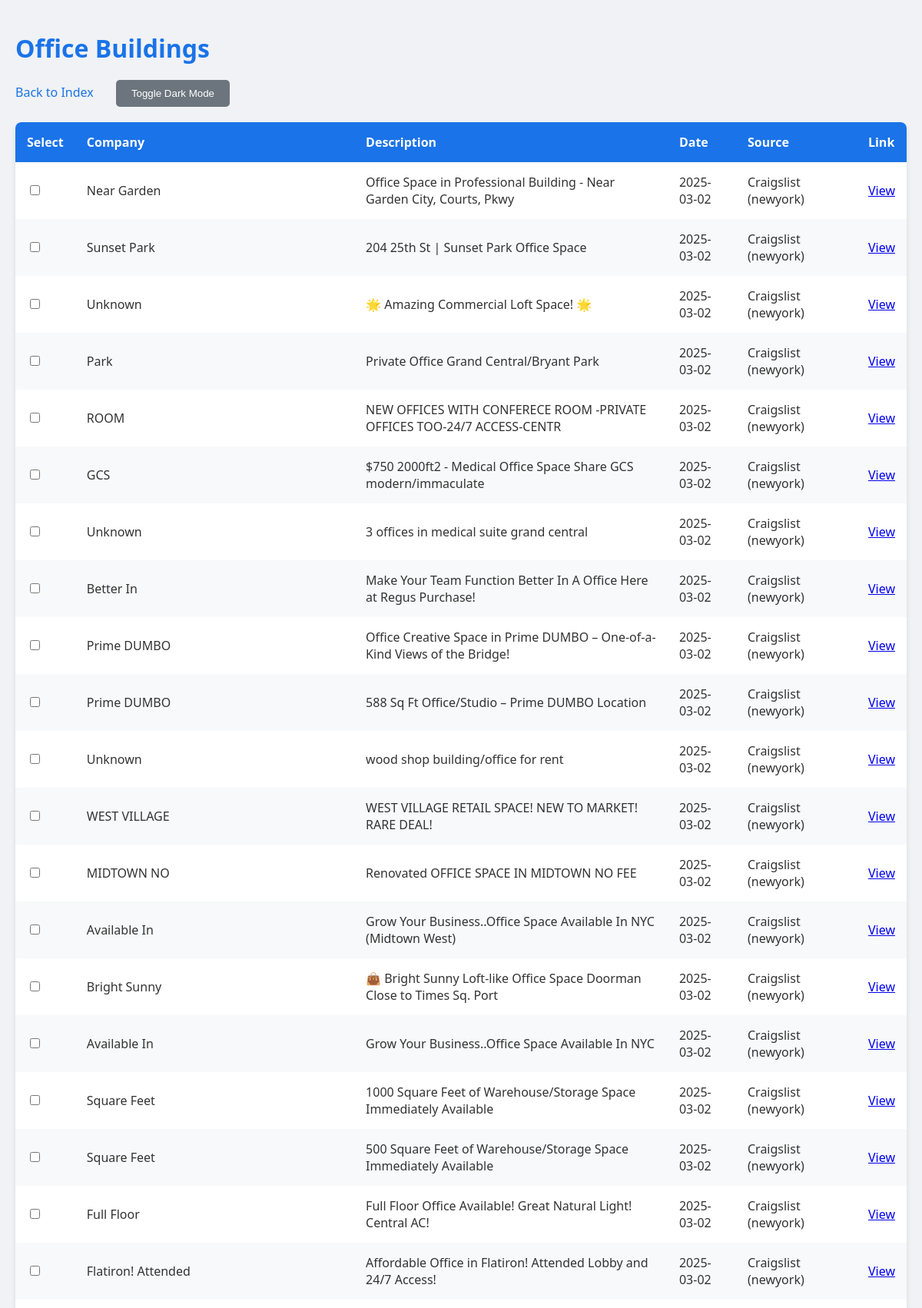
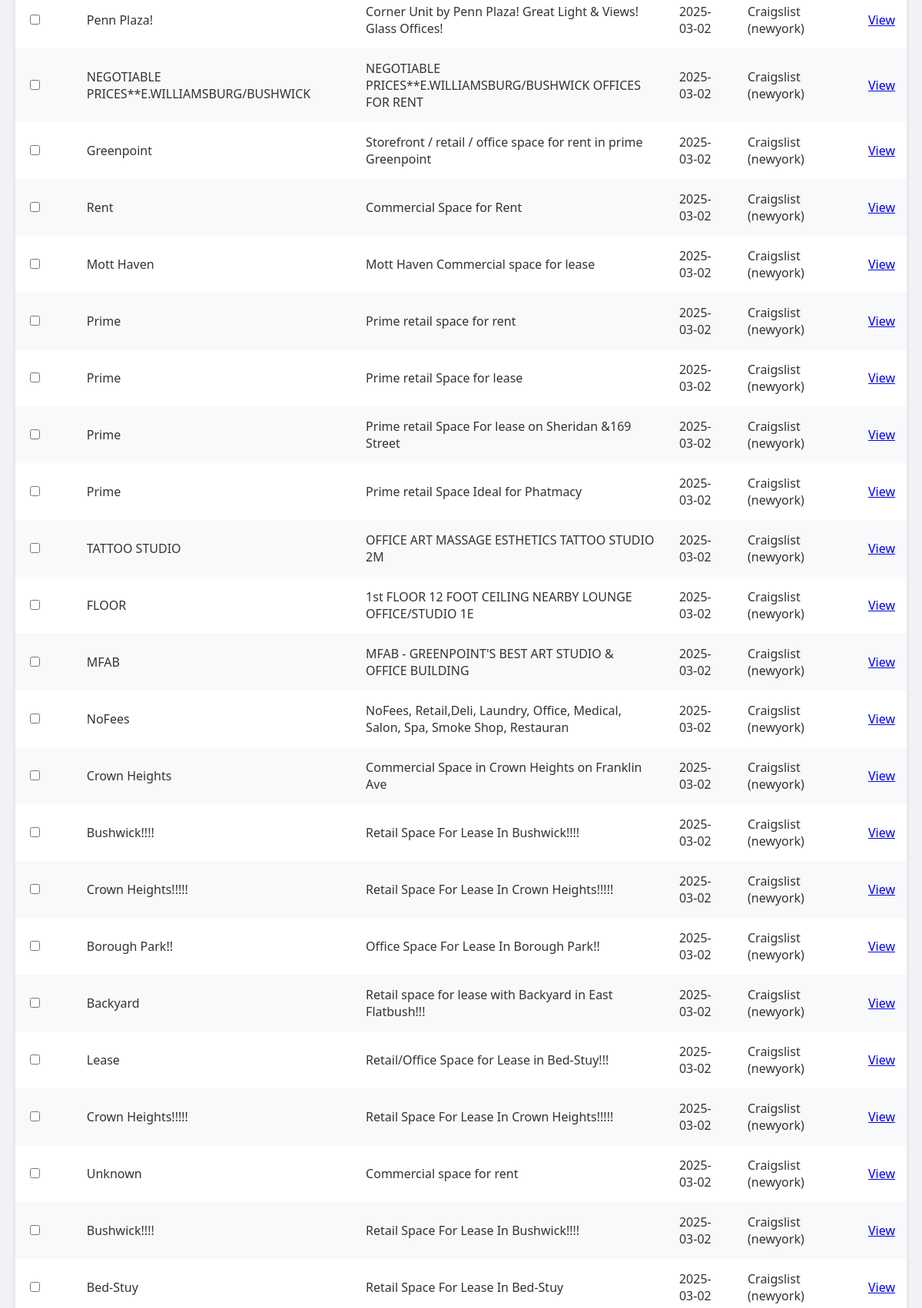
The page /offices (upper part) on the database its author committed (2 pictures, top to bottom).
### tables this page shows
CREATE TABLE office_buildings (
            signal_id INTEGER PRIMARY KEY,
            company_id INTEGER,
            signal_type TEXT,
            description TEXT,
            date TEXT,
            url TEXT,
            source TEXT,
            FOREIGN KEY (company_id) REFERENCES companies(company_id)
        );

### app.py (the view)
@app.route('/offices')
def offices_dashboard():
    conn = sqlite3.connect('data/abm_tool.db')
    c = conn.cursor()
    c.execute("SELECT DISTINCT i.signal_id, c.name, i.description, i.date, i.url, i.source FROM office_buildings i JOIN companies c ON i.company_id = c.company_id ORDER BY i.date DESC")
    signals = c.fetchall()
    conn.close()
    return render_template('dashboard.html', signals=signals, signal_type='Offices', title='Office Buildings')

### templates/dashboard.html (shortened to what this page needs)
<!DOCTYPE html>
<html lang="en">
  <head>
  </head>
  <body>
    <div class="container">
      <h1>{{ title }}</h1>
      <div class="nav">
        <a href="/">Back to Index</a>
        <button class="btn dark-mode-toggle" onclick="toggleDarkMode()">
          Toggle Dark Mode
        </button>
      </div>
      <form method="POST" action="/delete">
        <table>
          <thead>
            <tr>
              <th>Select</th>
              <th>Company</th>
              <th>Description</th>
              <th>Date</th>
              <th>
                {% if signal_type == 'Craigslist' %}City{% else %}Source{% endif
                %}
              </th>
              <th>Link</th>
            </tr>
          </thead>
          <tbody>
            {% for signal in signals %}
            <tr>
              <td>
                <input
                  type="checkbox"
                  name="signal_ids"
                  value="{{ signal[0] }}"
                />
              </td>
              <td>{{ signal[1] }}</td>
              <td class="description">{{ signal[2] }}</td>
              <td>{{ signal[3] }}</td>
              <td>{{ signal[5] }}</td>
              <td><a href="{{ signal[4] }}" target="_blank">View</a></td>
            </tr>
            {% endfor %}
          </tbody>
        </table>
        <br />
      </form>
    </div>
  </body>
</html>

### templates/dashboard.html (style rules this page uses)
body { font-family: "Segoe UI", Tahoma, Geneva, Verdana, sans-serif; background: #f0f2f5; color: #333; margin: 0; padding: 20px; transition: background 0.3s, color 0.3s; }
.container { max-width: 1200px; margin: 0 auto; }
h1 { font-size: 2em; margin-bottom: 20px; color: #1a73e8; }
.nav { margin-bottom: 20px; }
.nav a { color: #1a73e8; text-decoration: none; font-weight: 500; margin-right: 15px; }
table { width: 100%; border-collapse: collapse; background: white; box-shadow: 0 4px 6px rgba(0, 0, 0, 0.1); border-radius: 8px; overflow: hidden; }
th, td { padding: 15px; text-align: left; }
th { background: #1a73e8; color: white; font-weight: 600; }
tr:nth-child(even) { background: #f8f9fa; }
.description { max-width: 500px; word-wrap: break-word; }
.btn { padding: 10px 20px; border: none; border-radius: 5px; cursor: pointer; font-weight: 500; transition: background 0.2s; }
.dark-mode-toggle { background: #6c757d; color: white; margin-left: 10px; }

### rows shown on the page
office_buildings: signal "Near Garden", description "Office Space in Professional Building - Near Garden City, Courts, Pkwy", date "2025-03-02", source "Craigslist (newyork)"
office_buildings: signal "Sunset Park", description "204 25th St | Sunset Park Office Space", date "2025-03-02", source "Craigslist (newyork)"
office_buildings: signal "Unknown", description "🌟 Amazing Commercial Loft Space! 🌟", date "2025-03-02", source "Craigslist (newyork)"
office_buildings: signal "Park", description "Private Office Grand Central/Bryant Park", date "2025-03-02", source "Craigslist (newyork)"
office_buildings: signal "ROOM", description "NEW OFFICES WITH CONFERECE ROOM -PRIVATE OFFICES TOO-24/7 ACCESS-CENTR", date "2025-03-02", source "Craigslist (newyork)"
office_buildings: signal "GCS", description "$750 2000ft2 - Medical Office Space Share GCS modern/immaculate", date "2025-03-02", source "Craigslist (newyork)"
office_buildings: signal "Unknown", description "3 offices in medical suite grand central", date "2025-03-02", source "Craigslist (newyork)"
office_buildings: signal "Better In", description "Make Your Team Function Better In A Office Here at Regus Purchase!", date "2025-03-02", source "Craigslist (newyork)"
office_buildings: signal "Prime DUMBO", description "Office Creative Space in Prime DUMBO – One-of-a-Kind Views of the Bridge!", date "2025-03-02", source "Craigslist (newyork)"
office_buildings: signal "Prime DUMBO", description "588 Sq Ft Office/Studio – Prime DUMBO Location", date "2025-03-02", source "Craigslist (newyork)"
office_buildings: signal "Unknown", description "wood shop building/office for rent", date "2025-03-02", source "Craigslist (newyork)"
office_buildings: signal "WEST VILLAGE", description "WEST VILLAGE RETAIL SPACE! NEW TO MARKET! RARE DEAL!", date "2025-03-02", source "Craigslist (newyork)"
office_buildings: signal "MIDTOWN NO", description "Renovated OFFICE SPACE IN MIDTOWN NO FEE", date "2025-03-02", source "Craigslist (newyork)"
office_buildings: signal "Available In", description "Grow Your Business..Office Space Available In NYC (Midtown West)", date "2025-03-02", source "Craigslist (newyork)"
office_buildings: signal "Bright Sunny", description "👜 Bright Sunny Loft-like Office Space Doorman Close to Times Sq. Port", date "2025-03-02", source "Craigslist (newyork)"
office_buildings: signal "Available In", description "Grow Your Business..Office Space Available In NYC", date "2025-03-02", source "Craigslist (newyork)"
office_buildings: signal "Square Feet", description "1000 Square Feet of Warehouse/Storage Space Immediately Available", date "2025-03-02", source "Craigslist (newyork)"
office_buildings: signal "Square Feet", description "500 Square Feet of Warehouse/Storage Space Immediately Available", date "2025-03-02", source "Craigslist (newyork)"
office_buildings: signal "Full Floor", description "Full Floor Office Available! Great Natural Light! Central AC!", date "2025-03-02", source "Craigslist (newyork)"
office_buildings: signal "Flatiron! Attended", description "Affordable Office in Flatiron! Attended Lobby and 24/7 Access!", date "2025-03-02", source "Craigslist (newyork)"
office_buildings: signal "Penn Plaza!", description "Corner Unit by Penn Plaza! Great Light & Views! Glass Offices!", date "2025-03-02", source "Craigslist (newyork)"
office_buildings: signal "NEGOTIABLE PRICES**E.WILLIAMSBURG/BUSHWICK", description "NEGOTIABLE PRICES**E.WILLIAMSBURG/BUSHWICK OFFICES FOR RENT", date "2025-03-02", source "Craigslist (newyork)"
office_buildings: signal "Greenpoint", description "Storefront / retail / office space for rent in prime Greenpoint", date "2025-03-02", source "Craigslist (newyork)"
office_buildings: signal "Rent", description "Commercial Space for Rent", date "2025-03-02", source "Craigslist (newyork)"
office_buildings: signal "Mott Haven", description "Mott Haven Commercial space for lease", date "2025-03-02", source "Craigslist (newyork)"
office_buildings: signal "Prime", description "Prime retail space for rent", date "2025-03-02", source "Craigslist (newyork)"
office_buildings: signal "Prime", description "Prime retail Space for lease", date "2025-03-02", source "Craigslist (newyork)"
office_buildings: signal "Prime", description "Prime retail Space For lease on Sheridan &169 Street", date "2025-03-02", source "Craigslist (newyork)"
office_buildings: signal "Prime", description "Prime retail Space Ideal for Phatmacy", date "2025-03-02", source "Craigslist (newyork)"
office_buildings: signal "TATTOO STUDIO", description "OFFICE ART MASSAGE ESTHETICS TATTOO STUDIO 2M", date "2025-03-02", source "Craigslist (newyork)"
office_buildings: signal "FLOOR", description "1st FLOOR 12 FOOT CEILING NEARBY LOUNGE OFFICE/STUDIO 1E", date "2025-03-02", source "Craigslist (newyork)"
office_buildings: signal "MFAB", description "MFAB - GREENPOINT'S BEST ART STUDIO & OFFICE BUILDING", date "2025-03-02", source "Craigslist (newyork)"
office_buildings: signal "NoFees", description "NoFees, Retail,Deli, Laundry, Office, Medical, Salon, Spa, Smoke Shop, Restauran", date "2025-03-02", source "Craigslist (newyork)"
office_buildings: signal "Crown Heights", description "Commercial Space in Crown Heights on Franklin Ave", date "2025-03-02", source "Craigslist (newyork)"
office_buildings: signal "Bushwick!!!!", description "Retail Space For Lease In Bushwick!!!!", date "2025-03-02", source "Craigslist (newyork)"
office_buildings: signal "Crown Heights!!!!!", description "Retail Space For Lease In Crown Heights!!!!!", date "2025-03-02", source "Craigslist (newyork)"
office_buildings: signal "Borough Park!!", description "Office Space For Lease In Borough Park!!", date "2025-03-02", source "Craigslist (newyork)"
office_buildings: signal "Backyard", description "Retail space for lease with Backyard in East Flatbush!!!", date "2025-03-02", source "Craigslist (newyork)"
office_buildings: signal "Lease", description "Retail/Office Space for Lease in Bed-Stuy!!!", date "2025-03-02", source "Craigslist (newyork)"
office_buildings: signal "Crown Heights!!!!!", description "Retail Space For Lease In Crown Heights!!!!!", date "2025-03-02", source "Craigslist (newyork)"
office_buildings: signal "Unknown", description "Commercial space for rent", date "2025-03-02", source "Craigslist (newyork)"
office_buildings: signal "Bushwick!!!!", description "Retail Space For Lease In Bushwick!!!!", date "2025-03-02", source "Craigslist (newyork)"
office_buildings: signal "Bed-Stuy", description "Retail Space For Lease In Bed-Stuy", date "2025-03-02", source "Craigslist (newyork)"

### other values the page prints
{{ title }} "Office Buildings"
